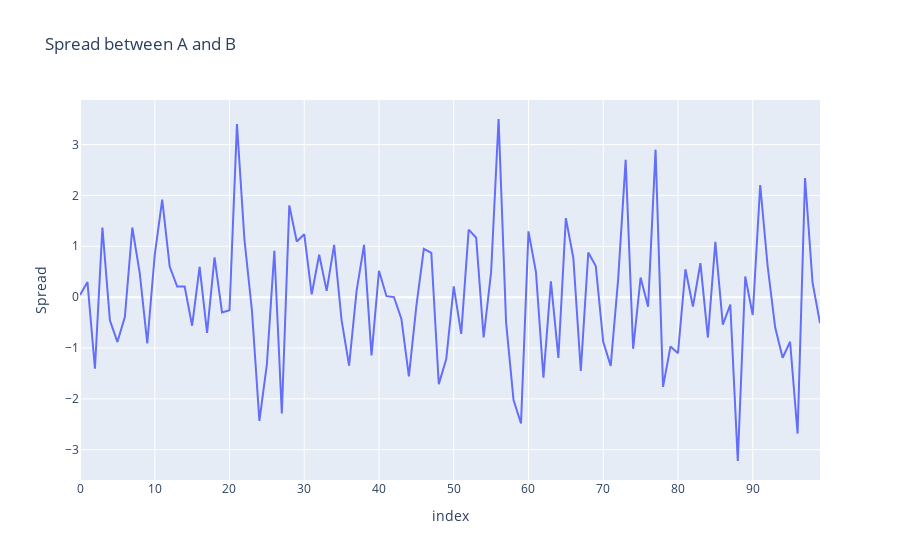

Notebook code cell kept with this figure:
### Code cell
# Compute the spread (difference between columns)
df['Spread'] = df['A'] - df['B']

# Plot the spread
fig = px.line(df, y='Spread', title='Spread between A and B')
fig.show()

### Figure 1 — Plotly figure (JSON) as saved in the notebook; plotly's stock layout.template omitted (floating-point values rounded to 4 significant figures)
{"data": [{"hovertemplate": "index=%{x}<br>Spread=%{y}<extra></extra>", "legendgroup": "", "line": {"color": "#636efa", "dash": "solid"}, "marker": {"symbol": "circle"}, "mode": "lines", "name": "", "orientation": "v", "showlegend": false, "type": "scatter", "x": [0, 1, 2, 3, 4, 5, 6, 7, 8, 9, 10, 11, 12, 13, 14, 15, 16, 17, 18, 19, 20, 21, 22, 23, 24, 25, 26, 27, 28, 29, 30, 31, 32, 33, 34, 35, 36, 37, 38, 39, 40, 41, 42, 43, 44, 45, 46, 47, 48, 49, 50, 51, 52, 53, 54, 55, 56, 57, 58, 59, 60, 61, 62, 63, 64, 65, 66, 67, 68, 69, 70, 71, 72, 73, 74, 75, 76, 77, 78, 79, 80, 81, 82, 83, 84, 85, 86, 87, 88, 89, 90, 91, 92, 93, 94, 95, 96, 97, 98, 99], "xaxis": "x", "y": [0.04433, 0.2959, -1.408, 1.368, -0.4553, -0.88, -0.3895, 1.369, 0.4642, -0.9074, 0.8333, 1.917, 0.6024, 0.2078, 0.2097, -0.5618, 0.5933, -0.7009, 0.7827, -0.2993, -0.2564, 3.401, 1.129, -0.2571, -2.431, -1.32, 0.9107, -2.287, 1.804, 1.093, 1.238, 0.05675, 0.8338, 0.124, 1.026, -0.4582, -1.347, 0.1176, 1.027, -1.144, 0.5186, 0.01919, 0.002009, -0.4302, -1.557, -0.1767, 0.9494, 0.8711, -1.71, -1.217, 0.2114, -0.7229, 1.326, 1.167, -0.792, 0.4915, 3.502, -0.4897, -2.021, -2.485, 1.292, 0.4924, -1.583, 0.3087, -1.195, 1.553, 0.7697, -1.448, 0.8759, 0.6132, -0.8769, -1.351, 0.3584, 2.699, -1.016, 0.3841, -0.1885, 2.899, -1.763, -0.9689, -1.102, 0.5484, -0.1849, 0.6671, -0.794, 1.087, -0.5412, -0.1478, -3.221, 0.4055, -0.3504, 2.205, 0.6025, -0.593, -1.191, -0.8766, -2.682, 2.342, 0.2906, -0.5116], "yaxis": "y"}], "layout": {"legend": {"tracegroupgap": 0}, "title": {"text": "Spread between A and B"}, "xaxis": {"anchor": "y", "domain": [0, 1], "title": {"text": "index"}}, "yaxis": {"anchor": "x", "domain": [0, 1], "title": {"text": "Spread"}}}}
